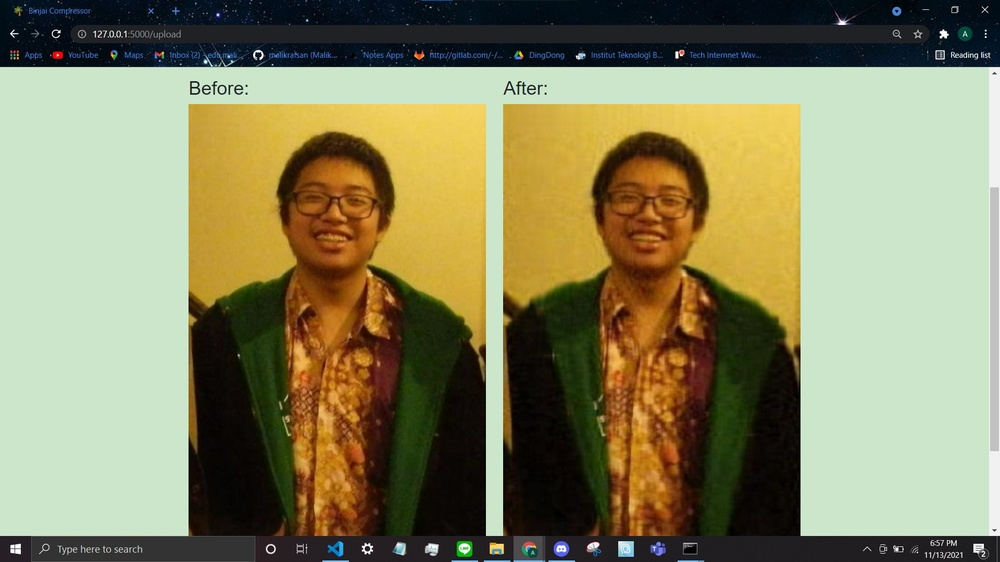
#> input picture test/test_compression2.jpeg, 1000 x 562 px, shrunk from 1920 x 1080 before the run
$ python test.py
#> lines starting #> are read from the running program, lines starting #| are printed output that depends on the picture
from PIL import Image
import numpy as np
import time

def compress(Mx, percent):
  U , S, Vt = np.linalg.svd(np.array(Mx).astype(float))
  N, _ = U.shape
  M, _ = Vt.shape
  U = [[U[j,i] if i < N * percent else 0 for i in range(N)] for j in range(N)]
  S = np.array([[S[i] if i == j else 0 for i in range(len(Vt))] for j in range(len(U))])
  Vt = [[Vt[j, i] if j < M * percent else 0 for i in range(M)] for j in range(M)]
  return np.asarray(np.around(U @ S @ Vt), dtype="uint8")

if __name__ == "__main__":
  start_time = time.time()
  nfile = input() # ganti input
#> the answer given: ../test/test_compression2.jpeg
  img_array = np.asarray(Image.open(nfile))
#> img_array is the input picture: shape (562, 1000, 3); mean R, G, B 135.5, 133, 97.3
  R = [[x[0] for x in N] for N in img_array]
#> R = 562 items
  G = [[x[1] for x in N] for N in img_array]
#> G = 562 items
  B = [[x[2] for x in N] for N in img_array]
#> B = 562 items
  percent = int(input())/100 # ganti input
#> the answer given: 3
  R = compress(R, percent)
#> in compress, `U , S, Vt = np.linalg.svd(np.array(Mx).astype(float))`:
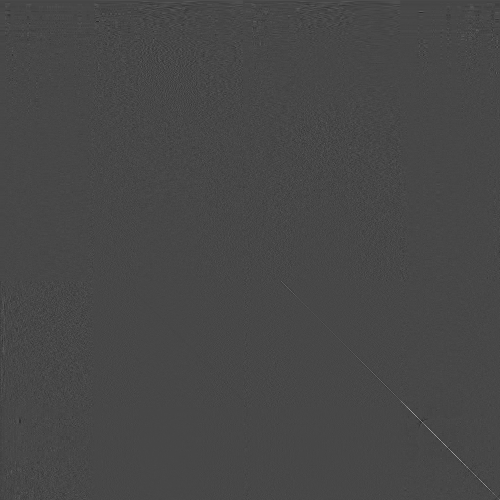
#> Vt: shape (1000, 1000) float64 (shown at 1/2 size); min -0.377, max 0.966, mean 3.85e-05; drawn with min black and max white
#> in compress, `U , S, Vt = np.linalg.svd(np.array(Mx).astype(float))`: S = 562 values, max 113556.6 at index 0, min 2.01 at index 561, mean 527.4
#> in compress, `U = [[U[j,i] if i < N * percent else 0 for i in range(N)] for j in ran..`: U = 562 items
#> in compress, `Vt = [[Vt[j, i] if j < M * percent else 0 for i in range(M)] for j in ..`: Vt = 1000 items
#> in compress, `return np.asarray(np.around(U @ S @ Vt), dtype="uint8")`:
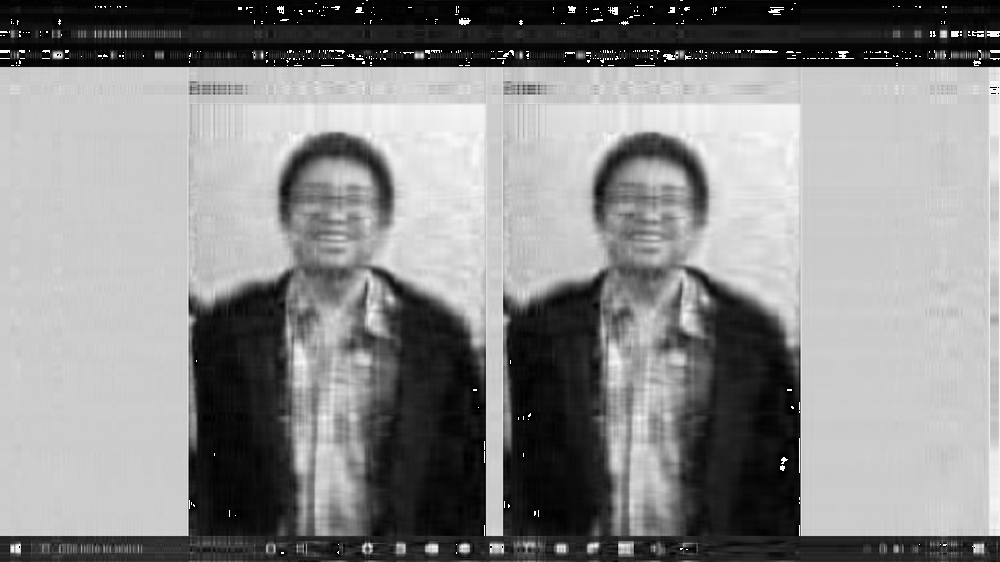
#> returned value: shape (562, 1000); min 0, max 255, mean 136.6
  G = compress(G, percent)
#> call 2 of compress, with percent = 0.03
#> in compress (call 2), `U , S, Vt = np.linalg.svd(np.array(Mx).astype(float))`:
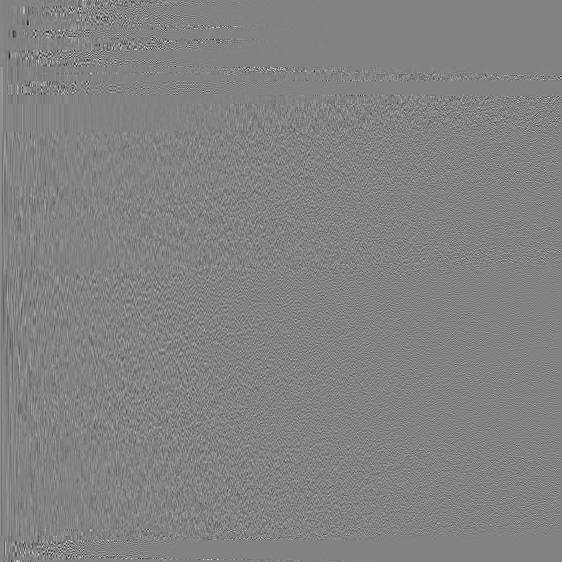
#> U: shape (562, 562) float64; min -0.527, max 0.503, mean 4.91e-05; drawn with min black and max white
#> in compress (call 2), `U , S, Vt = np.linalg.svd(np.array(Mx).astype(float))`: S = 562 values, max 115097.7 at index 0, min 2.03 at index 561, mean 518.7
#> in compress (call 2), `return np.asarray(np.around(U @ S @ Vt), dtype="uint8")`:
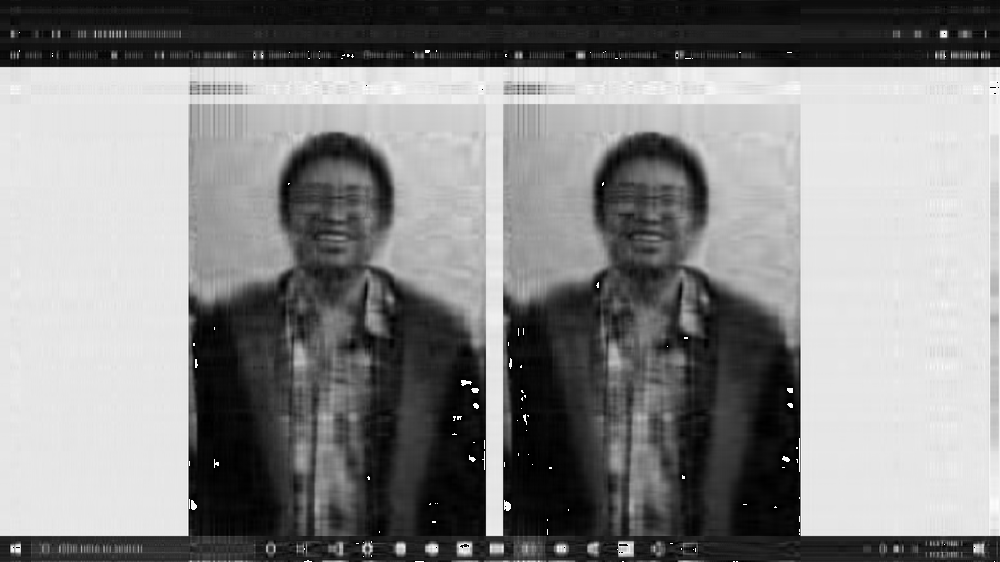
#> returned value: shape (562, 1000); min 0, max 255, mean 133.3
  B = compress(B, percent)
#> call 3 of compress, with percent = 0.03
#> in compress (call 3), `U , S, Vt = np.linalg.svd(np.array(Mx).astype(float))`:
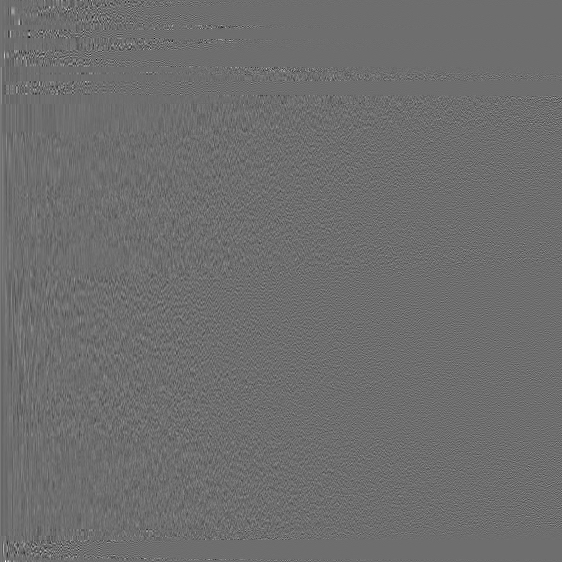
#> U: shape (562, 562) float64; min -0.489, max 0.64, mean 0.0001; drawn with min black and max white
#> in compress (call 3), `U , S, Vt = np.linalg.svd(np.array(Mx).astype(float))`: S = 562 values, max 92540.3 at index 0, min 2.77 at index 561, mean 423.6
#> in compress (call 3), `return np.asarray(np.around(U @ S @ Vt), dtype="uint8")`:
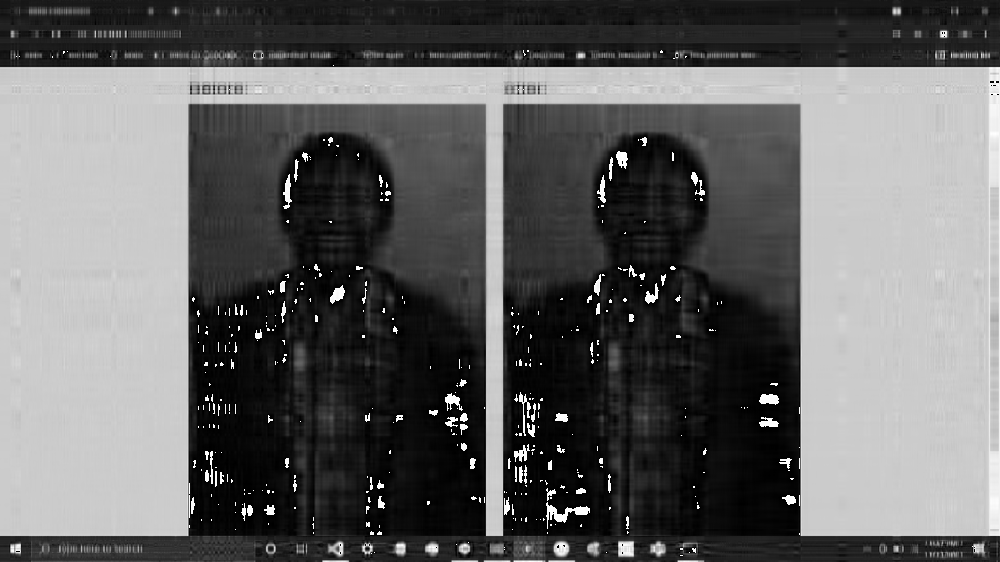
#> returned value: shape (562, 1000); min 0, max 255, mean 100.1
  if (nfile.split(".")[-1]) == "png":
    A = [[x[3] for x in N] for N in img_array]
    res = np.array([[[R[i][j], G[i][j], B[i][j], A[i][j]] for j in range(len(R[0]))] for i in range(len(R))])
  else:
    res = np.array([[[R[i][j], G[i][j], B[i][j]] for j in range(len(R[0]))] for i in range(len(R))])
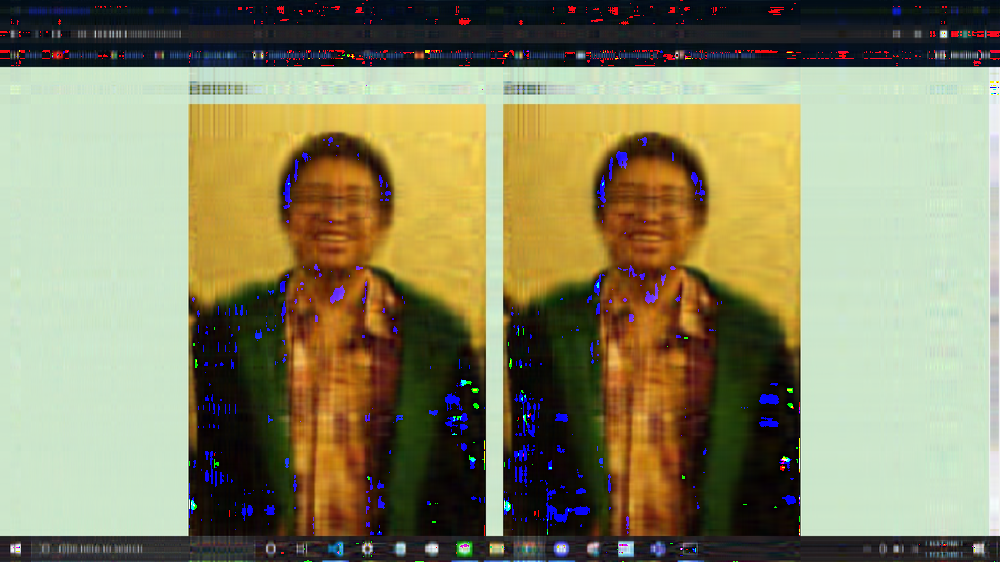
#> res: shape (562, 1000, 3); mean of channels 0, 1, 2 136.6, 133.3, 100.1; drawn as R, G, B
  print(f"Shape of image is: {len(R)}x{len(R[0])}")
#| Shape of image is: 562x1000
  Image.fromarray(res).save(".".join(nfile.split(".")[:-1]) + "_reduced."+ nfile.split(".")[-1])
  print("Time taken: {:.2f} seconds".format(time.time() - start_time))
